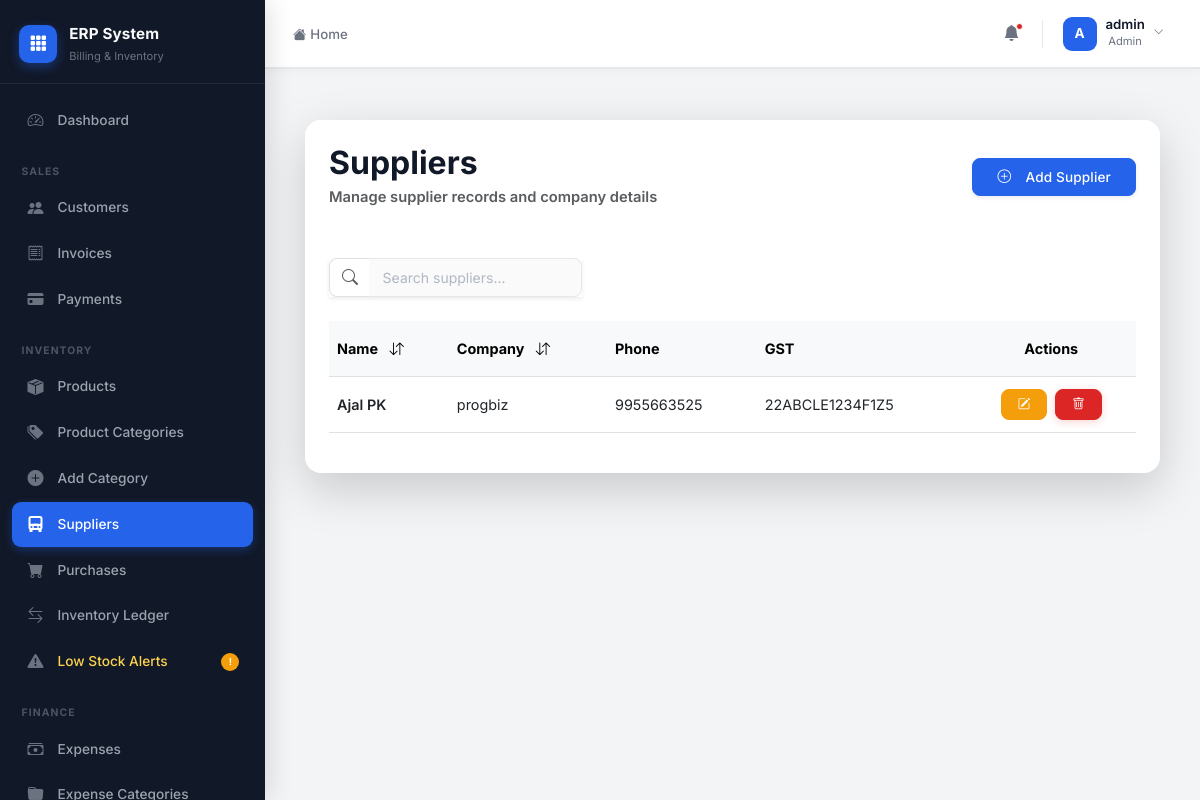
Page /suppliers/ (signed in) on the earlier database version.
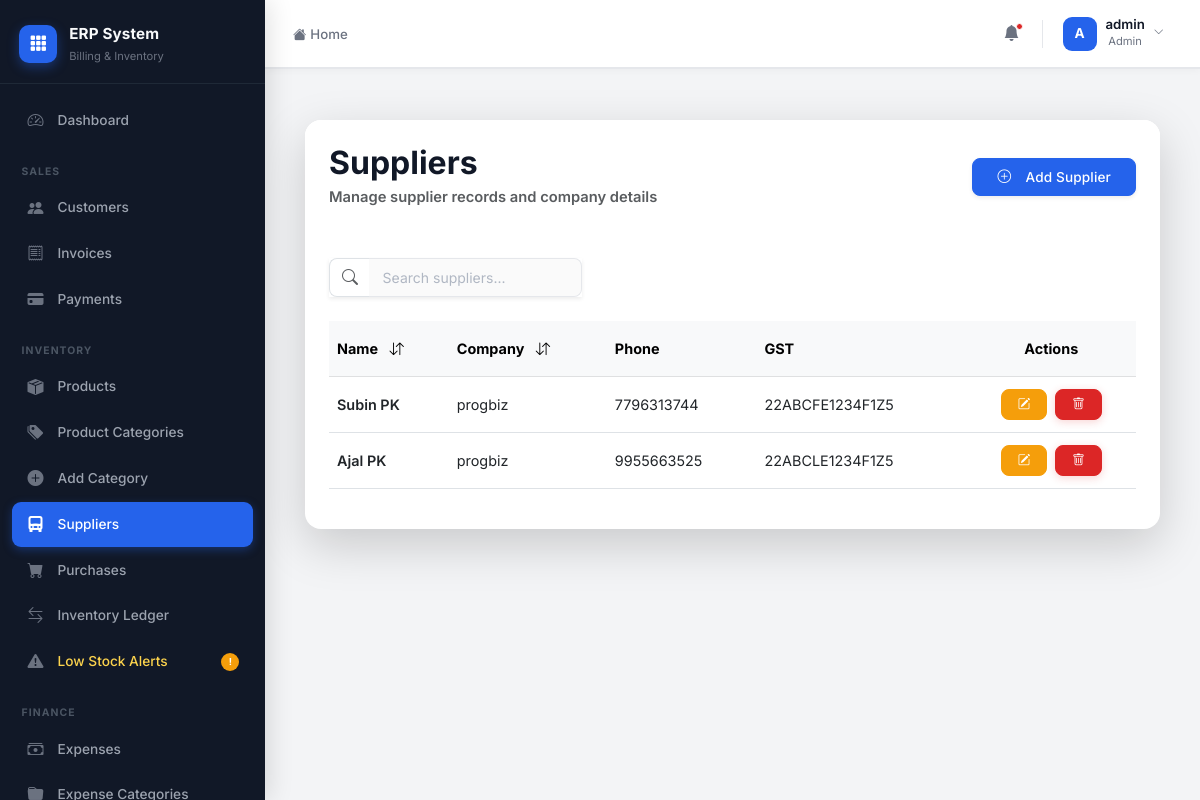
Same page on the later database version.
### suppliers/models.py (models this page shows, shortened)
class Supplier(models.Model):
    name = models.CharField(max_length=200)
    company_name = models.CharField(
        max_length=200,
        blank=True,
        null=True
    )
    phone = models.CharField(max_length=15)
    email = models.EmailField(
        blank=True,
        null=True
    )
    gst_number = models.CharField(
        max_length=20,
        blank=True,
        null=True
    )
    address = models.TextField()
    created_at = models.DateTimeField(
        auto_now_add=True
    )

### suppliers/views.py (the view)
@login_required
@admin_required
def supplier_list(request):
    suppliers = Supplier.objects.all().order_by('-id')
    return render(
        request,
        'suppliers/supplier_list.html',
        {
            'suppliers': suppliers
        }
    )

### templates/suppliers/supplier_list.html (shortened to what this page needs)
{% extends 'layouts/admin_base.html' %}
{% block admin_content %}
<div class="container-fluid py-4">
    <div class="card border-0 shadow-lg rounded-4 overflow-hidden">
        <div class="card-header bg-white border-0 p-4 d-flex justify-content-between align-items-center flex-wrap gap-3">
            <div>
                <h2 class="fw-bold mb-1">
                    Suppliers
                </h2>
                <p class="text-muted mb-0">
                    Manage supplier records and company details
                </p>
            </div>
            <a href="{% url 'add_supplier' %}"
               class="btn btn-primary px-4 py-2 rounded-3 shadow-sm">
                <i class="bi bi-plus-circle me-2"></i>
                Add Supplier
            </a>
        </div>
        <div class="card-body p-4">
            <div class="row mb-4">
                <div class="col-md-4">
                    <div class="input-group shadow-sm">
                        <span class="input-group-text bg-white border-end-0 rounded-start-3">
                            <i class="bi bi-search text-muted"></i>
                        </span>
                        <input type="text"
                               id="searchInput"
                               class="form-control border-start-0 rounded-end-3"
                               placeholder="Search suppliers...">
                    </div>
                </div>
            </div>
            <div class="table-responsive">
                <table class="table align-middle table-hover"
                       id="supplierTable">
                    <thead class="table-light">
                        <tr>
                            <th class="py-3 sortable"
                                onclick="sortTable(0)">
                                Name
                                <i class="bi bi-arrow-down-up ms-2"></i>
                            </th>
                            <th class="py-3 sortable"
                                onclick="sortTable(1)">
                                Company
                                <i class="bi bi-arrow-down-up ms-2"></i>
                            </th>
                            <th class="py-3">
                                Phone
                            </th>
                            <th class="py-3">
                                GST
                            </th>
                            <th class="py-3 text-center">
                                Actions
                            </th>
                        </tr>
                    </thead>
                    <tbody>
                        {% for supplier in suppliers %}
                        <tr>
                            <td class="fw-semibold py-3">
                                {{ supplier.name }}
                            </td>
                            <td>
                                {{ supplier.company_name }}
                            </td>
                            <td>
                                {{ supplier.phone }}
                            </td>
                            <td>
                                {{ supplier.gst_number }}
                            </td>
                            <td>
                                <div class="d-flex justify-content-center gap-2 flex-wrap">
                                    <a href="{% url 'edit_supplier' supplier.id %}"
                                       class="btn btn-warning btn-sm rounded-3 px-3">
                                        <i class="bi bi-pencil-square"></i>
                                    </a>
                                    <a href="{% url 'delete_supplier' supplier.id %}"
                                       class="btn btn-danger btn-sm rounded-3 px-3">
                                        <i class="bi bi-trash"></i>
                                    </a>
                                </div>
                            </td>
                        </tr>
                        {% endfor %}
                    </tbody>
                </table>
            </div>
        </div>
    </div>
</div>
{% endblock %}

Differences in the rows shown:
added Supplier: name "Subin PK", company_name "progbiz", phone "7796313744", gst_number "22ABCFE1234F1Z5"
